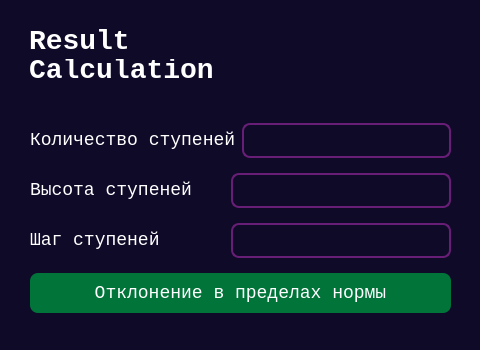
<?xml version="1.0" encoding="UTF-8"?>
<ui version="4.0">
 <class>Dialog</class>
 <widget class="QDialog" name="Dialog">
  <property name="geometry">
   <rect>
    <x>0</x>
    <y>0</y>
    <width>480</width>
    <height>350</height>
   </rect>
  </property>
  <property name="minimumSize">
   <size>
    <width>480</width>
    <height>350</height>
   </size>
  </property>
  <property name="maximumSize">
   <size>
    <width>480</width>
    <height>350</height>
   </size>
  </property>
  <property name="windowTitle">
   <string>Calc result</string>
  </property>
  <property name="styleSheet">
   <string notr="true">font-family: Consolas;
font-size: 16px;

color: white;

background-color: #100A29;</string>
  </property>
  <widget class="QFrame" name="Title">
   <property name="geometry">
    <rect>
     <x>20</x>
     <y>20</y>
     <width>225</width>
     <height>71</height>
    </rect>
   </property>
   <property name="styleSheet">
    <string notr="true">font-weight:700;
font-size:28px;</string>
   </property>
   <layout class="QVBoxLayout" name="verticalLayout_3">
    <item>
     <widget class="QLabel" name="label_5">
      <property name="styleSheet">
       <string notr="true"/>
      </property>
      <property name="text">
       <string>Result</string>
      </property>
     </widget>
    </item>
    <item>
     <widget class="QLabel" name="label_6">
      <property name="styleSheet">
       <string notr="true"/>
      </property>
      <property name="text">
       <string>Calculation</string>
      </property>
     </widget>
    </item>
   </layout>
  </widget>
  <widget class="QWidget" name="layoutWidget">
   <property name="geometry">
    <rect>
     <x>30</x>
     <y>114</y>
     <width>421</width>
     <height>209</height>
    </rect>
   </property>
   <layout class="QVBoxLayout" name="verticalLayout">
    <item>
     <layout class="QHBoxLayout" name="StepCount">
      <item>
       <widget class="QLabel" name="step_count_label">
        <property name="styleSheet">
         <string notr="true">font-size: 18px;
border: none;</string>
        </property>
        <property name="text">
         <string>Количество ступеней</string>
        </property>
       </widget>
      </item>
      <item>
       <widget class="QLineEdit" name="step_count">
        <property name="maximumSize">
         <size>
          <width>220</width>
          <height>16777215</height>
         </size>
        </property>
        <property name="styleSheet">
         <string notr="true">QLineEdit {
    border: 2px solid #681E76;  /* Обычная граница */
    border-radius: 8px;
    padding: 5px;
}

QLineEdit:focus {
    border: 2px solid #C33278;  /* Граница при фокусе (синяя) */
}</string>
        </property>
        <property name="readOnly">
         <bool>true</bool>
        </property>
       </widget>
      </item>
     </layout>
    </item>
    <item>
     <layout class="QHBoxLayout" name="StepHight">
      <item>
       <widget class="QLabel" name="label_3">
        <property name="styleSheet">
         <string notr="true">font-size: 18px;
border: none;</string>
        </property>
        <property name="text">
         <string>Высота ступеней</string>
        </property>
       </widget>
      </item>
      <item>
       <widget class="QLineEdit" name="step_hight">
        <property name="maximumSize">
         <size>
          <width>220</width>
          <height>16777215</height>
         </size>
        </property>
        <property name="styleSheet">
         <string notr="true">QLineEdit {
    border: 2px solid #681E76;  /* Обычная граница */
    border-radius: 8px;
    padding: 5px;
}

QLineEdit:focus {
    border: 2px solid #C33278;  /* Граница при фокусе (синяя) */
}</string>
        </property>
        <property name="readOnly">
         <bool>true</bool>
        </property>
       </widget>
      </item>
     </layout>
    </item>
    <item>
     <layout class="QHBoxLayout" name="StepPitch">
      <item>
       <widget class="QLabel" name="label_2">
        <property name="styleSheet">
         <string notr="true">font-size: 18px;
border: none;</string>
        </property>
        <property name="text">
         <string>Шаг ступеней</string>
        </property>
       </widget>
      </item>
      <item>
       <widget class="QLineEdit" name="step_pitch">
        <property name="maximumSize">
         <size>
          <width>220</width>
          <height>16777215</height>
         </size>
        </property>
        <property name="styleSheet">
         <string notr="true">QLineEdit {
    border: 2px solid #681E76;  /* Обычная граница */
    border-radius: 8px;
    padding: 5px;
}

QLineEdit:focus {
    border: 2px solid #C33278;  /* Граница при фокусе (синяя) */
}</string>
        </property>
        <property name="readOnly">
         <bool>true</bool>
        </property>
       </widget>
      </item>
     </layout>
    </item>
    <item>
     <widget class="QLabel" name="result_label">
      <property name="minimumSize">
       <size>
        <width>0</width>
        <height>40</height>
       </size>
      </property>
      <property name="maximumSize">
       <size>
        <width>16777215</width>
        <height>40</height>
       </size>
      </property>
      <property name="styleSheet">
       <string notr="true">font-size: 18px;
border: none;
background-color:#007439;
border-radius: 8px;</string>
      </property>
      <property name="text">
       <string>Отклонение в пределах нормы</string>
      </property>
      <property name="alignment">
       <set>Qt::AlignCenter</set>
      </property>
     </widget>
    </item>
   </layout>
  </widget>
 </widget>
 <resources/>
 <connections/>
</ui>
